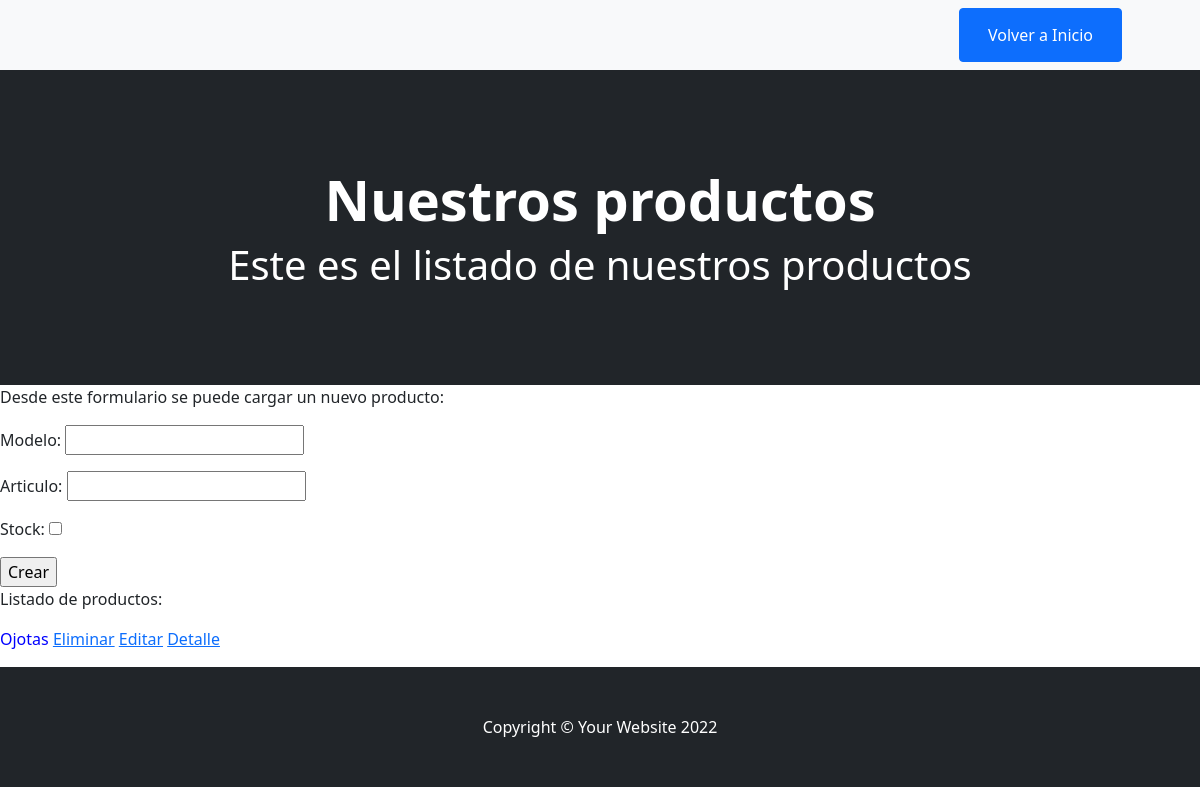
Page /vista/productos/ on the earlier database version.
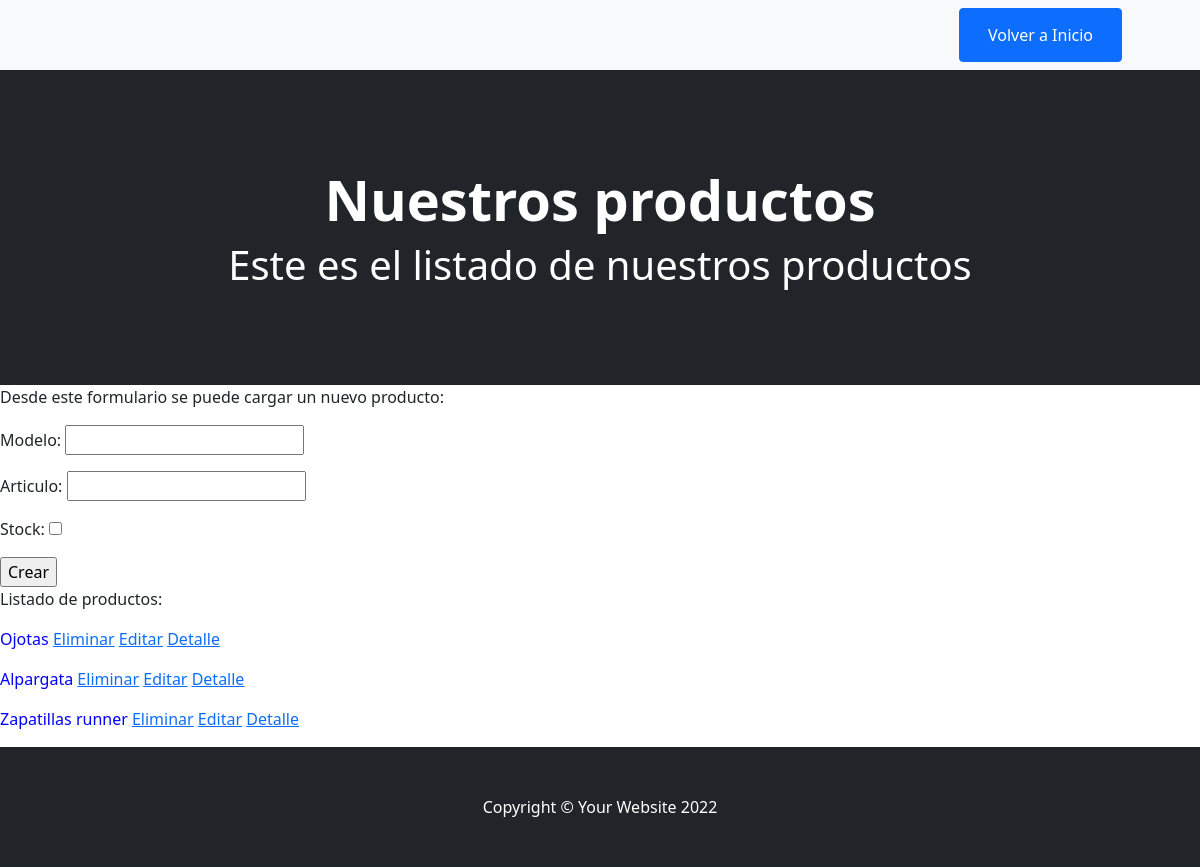
Same page on the later database version.
### AppVistas/models.py (models this page shows, shortened)
class Producto(models.Model):
    modelo = models.CharField(max_length=40)
    articulo = models.IntegerField()
    stock = models.BooleanField()

### AppVistas/views.py (the view, shortened to what this page needs)
# urls.py: path("productos/", productos, name='productos'),
def productos(request):
    productos = Producto.objects.all()
    if request.method == "GET":
        form_producto = ProductoFormulario()
        contexto_pro = {
        "mensaje_pro1":"Nuestros productos",
        "mensaje_pro2":"Este es el listado de nuestros productos",
        "productos":productos,
        "form_producto":form_producto
        }
        return render(request, "AppVistas/productos.html", contexto_pro)

### AppVistas/forms.py
class ProductoFormulario(Form):
    modelo = CharField()
    articulo = IntegerField()
    stock = BooleanField()

### AppVistas/templates/AppVistas/productos.html
{% extends 'AppVistas/base.html' %}
{% block titulo %} {{mensaje_pro1}} {% endblock  %}
{% block mensaje %}
<h1>{{mensaje_pro2}}</h1>
{% endblock %}
{% block contenido %}
<p>Desde este formulario se puede cargar un nuevo producto:</p>
<form method="post">{% csrf_token %}
    {{ form_producto.as_p }}
    <input type="submit" value="Crear">
</form>
<p>Listado de productos:</p>
    {% for producto in productos %}
        <p style="color: blue">{{producto.modelo}}
            <a href="{%url 'borrar_producto' producto.id %}">Eliminar</a>
            <a href="{%url 'editar_producto' producto.id %}">Editar</a>
            <a href="{%url 'datalle_producto' producto.id %}">Detalle</a>
        </p>
    {% endfor %}
{% endblock %}

Differences in the rows shown:
added Producto: modelo "Alpargata"
added Producto: modelo "Zapatillas runner"
